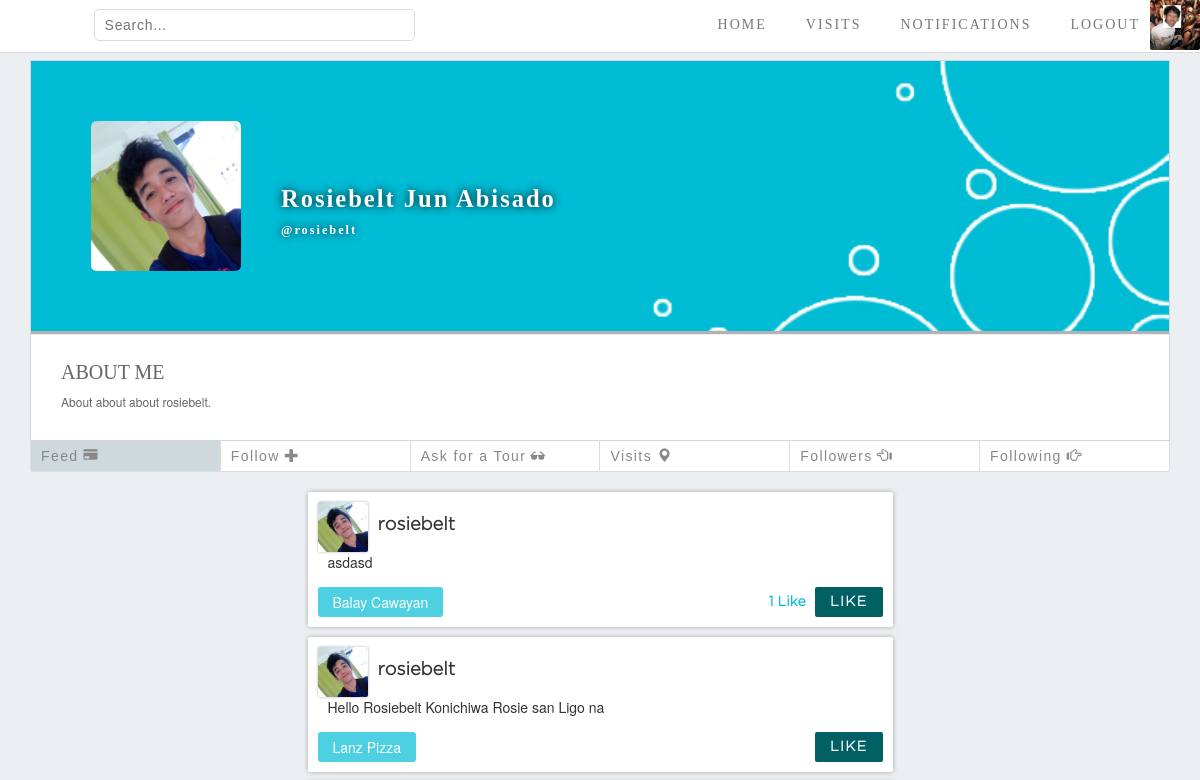
The page /people_profile.php?acc_id=9 (signed in, upper part) on the database as committed earlier.
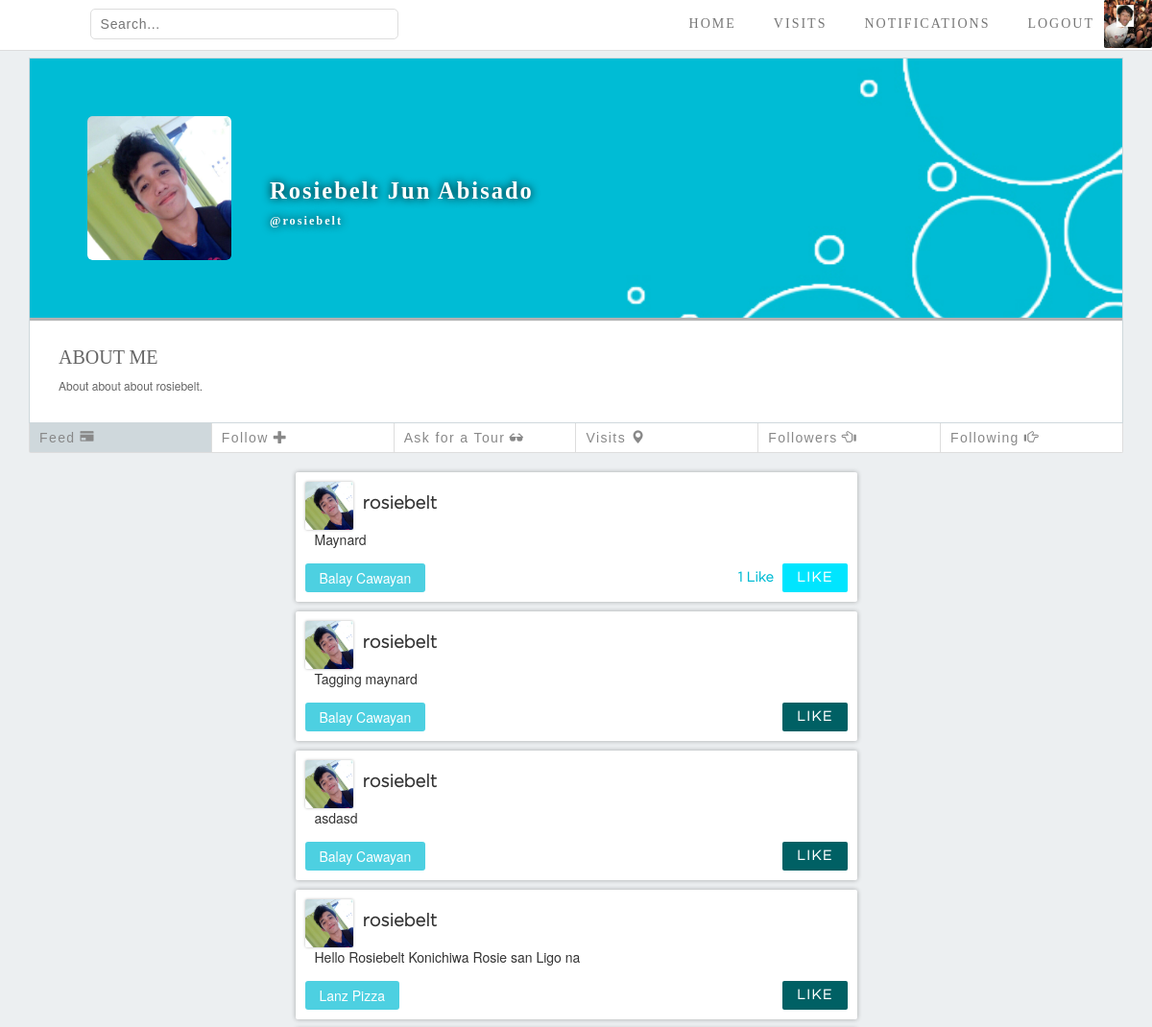
The same page on the database as committed later.
### tables this page shows
CREATE TABLE `posted` (
  `post_id` int(9) NOT NULL,
  `content` varchar(300) NOT NULL,
  `place_id` int(11) NOT NULL,
  `acc_id` int(11) NOT NULL,
  `time_post` timestamp NOT NULL DEFAULT CURRENT_TIMESTAMP ON UPDATE CURRENT_TIMESTAMP,
  `if_image` tinyint(1) NOT NULL
);

CREATE TABLE `account` (
  `acc_id` int(9) NOT NULL,
  `username` varchar(50) NOT NULL,
  `firstname` varchar(30) NOT NULL,
  `lastname` varchar(30) NOT NULL,
  `password` varchar(100) NOT NULL,
  `email` varchar(40) NOT NULL,
  `address` varchar(30) NOT NULL,
  `about_me` varchar(60) NOT NULL
);

CREATE TABLE `places` (
  `place_id` int(9) NOT NULL,
  `name` varchar(50) NOT NULL,
  `description` varchar(100) NOT NULL,
  `location_id` varchar(100) NOT NULL
);

### people_profile.php (the view, shortened to what the changed rows need)
<!DOCTYPE html>
<html>
	<head>
		<link rel="stylesheet" href="bootstrap/css/bootstrap.min.css">
		<link rel="stylesheet" type="text/css" href="css/navigation_bar_and_body_style.css">
		<link rel="stylesheet" type="text/css" href="css/Home_Page_style.css">
		<link rel="stylesheet" type="text/css" href="css/People_Profile_Page_Style_Before.css">
		<link rel="stylesheet" type="text/css" href="css/Style_Modal.css">
		<link rel="stylesheet" type="text/css" href="css/edit_profile_style.css">
		<link rel="stylesheet" type="text/css" href="css/posts.css">
		<link rel="stylesheet" type="text/css" href="css/profile_options.css">
	</head>
	<body>
	<?php
	require "connect.php";
	if(isset($_GET['acc_id'])){
		$acc_id = $_GET['acc_id'];
	}else{
		header("Location: error_page.php");
	}
	$queryuser = "SELECT  CONCAT(firstname,' ', lastname) as 'fullname',about_me,username FROM account where acc_id = $acc_id";
	$result = mysqli_query($dbconn, $queryuser);
	$row = mysqli_fetch_assoc($result);
	$username = $row['username'];
	$fullname = $row['fullname'];
	?>
		<div class="container">
			<div class="headerprofile">
				<h1 id="username"><?=$fullname?><br><span class="usernameorig"><?=$username?></span></h1>
				<div id="aboutme">
					<h1>ABOUT ME</h1>
					<br>
				</div>
			</div>
			<div class="row">
				<div class="col-sm-6">
					<div class="posted-container">
					<?php
						require "connect.php";
						$acc_id = $_GET['acc_id'];
						$query = "SELECT * from upvote where acc_id = {$_SESSION['userID']}";
						$result = mysqli_query($dbconn, $query);
						$likes_array=[];
						while($data = mysqli_fetch_assoc($result)){
							$likes_array[]=$data['post_id'];
						}
						$query = "SELECT *
								  FROM posted
								  NATURAL JOIN account
								  NATURAL JOIN places
								  WHERE acc_id = $acc_id
								  ORDER BY time_post
								  DESC;";
						$result = mysqli_query ($dbconn, $query);
						foreach ($result as $value):?>
							<div class="posted post-container">
								<a href="people_profile.php">
									<img src="images/profile_pic_img/acc_id_<?=$value['acc_id']; ?>.jpg" alt="USER PHOTO" class="profile">
									<h2 class="user-name"><?=$value['username'];?></h2>
								</a>
								<p class = "posted-text"><?=$value['content'];?></p>
								<a href="place.php?place_id=<?=$value['place_id'];?>" class="tagged-location"><?=$value['name'];?></a>
								<div class="like">
									<span id="likes<?=$value['post_id']?>" class="num-likes">
								<?php
									$query = "SELECT count(*) as likes from upvote where post_id = {$value['post_id']};";
									$result = mysqli_query($dbconn, $query);
									$row = 0;
									$style = " ";
									if(mysqli_affected_rows($dbconn)){
										$data = mysqli_fetch_assoc($result);
										$row = $data['likes'];
									}
									if($row){
										if(in_array($value['post_id'], $likes_array)){
											$style = "style='background-color: #00E5FF'";
										}
										if($row==1){
											echo "1 Like";
										}else{
											echo $row." Likes";
										}
									}else{
										echo " ";
									}
								 ?>
									</span>
									<button id="likebutton<?=$value['post_id']?>" <?=$style?> onclick="likeTriggered(<?=$value['post_id']?>)">LIKE</button>
								</div>
							</div>
					<?php endforeach; ?>
					</div>
				</div>
			</div>
		</div>
	</body>
</html>

Rows that differ between the two databases and show on the page:
added posted: acc.username "rosiebelt", content "Maynard", place.name "Balay Cawayan", shows "1 Like"
added posted: acc.username "rosiebelt", content "Tagging maynard", place.name "Balay Cawayan"
shown differently, row unchanged: posted "asdasd": no longer shows "1 Like"
